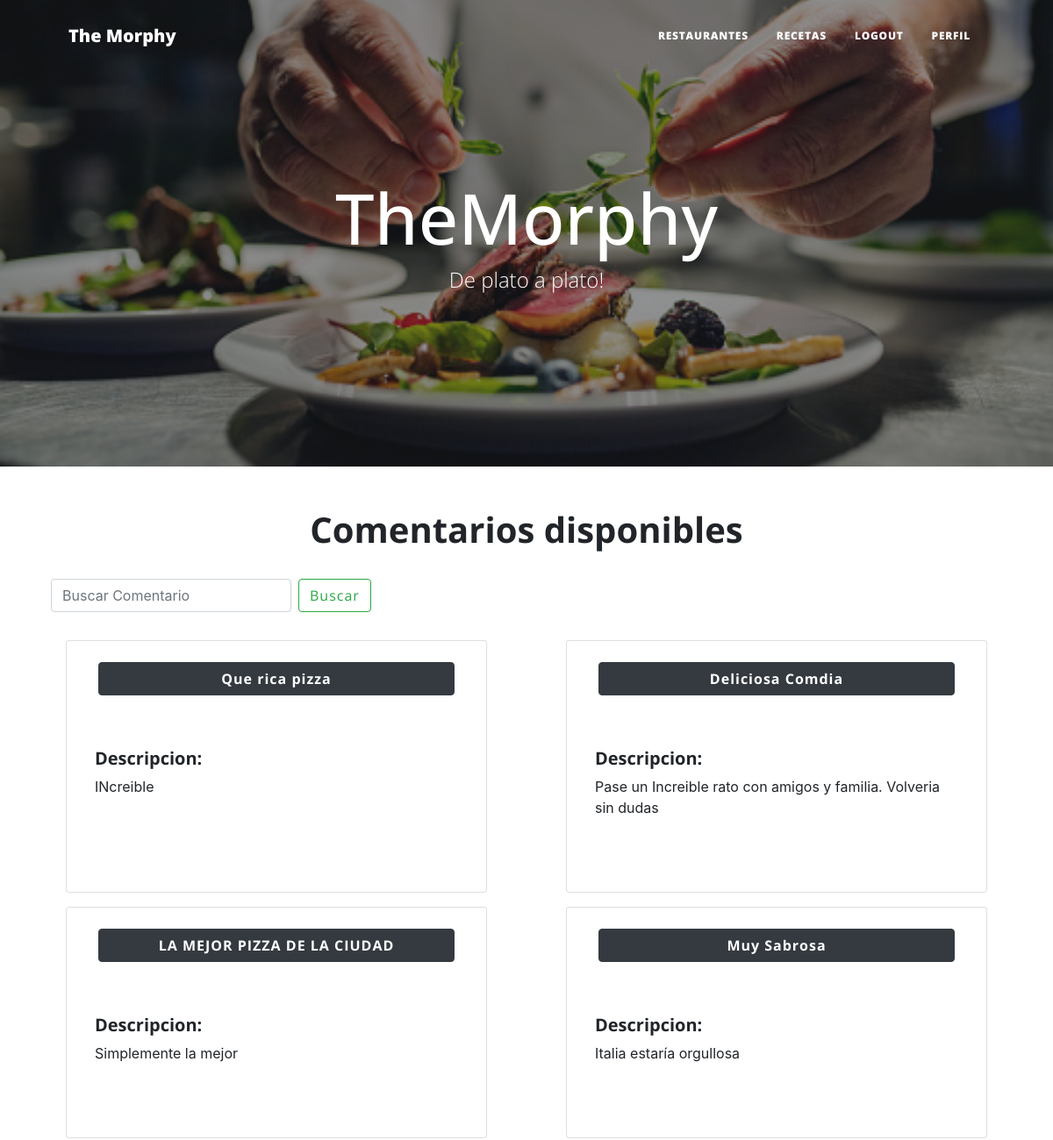
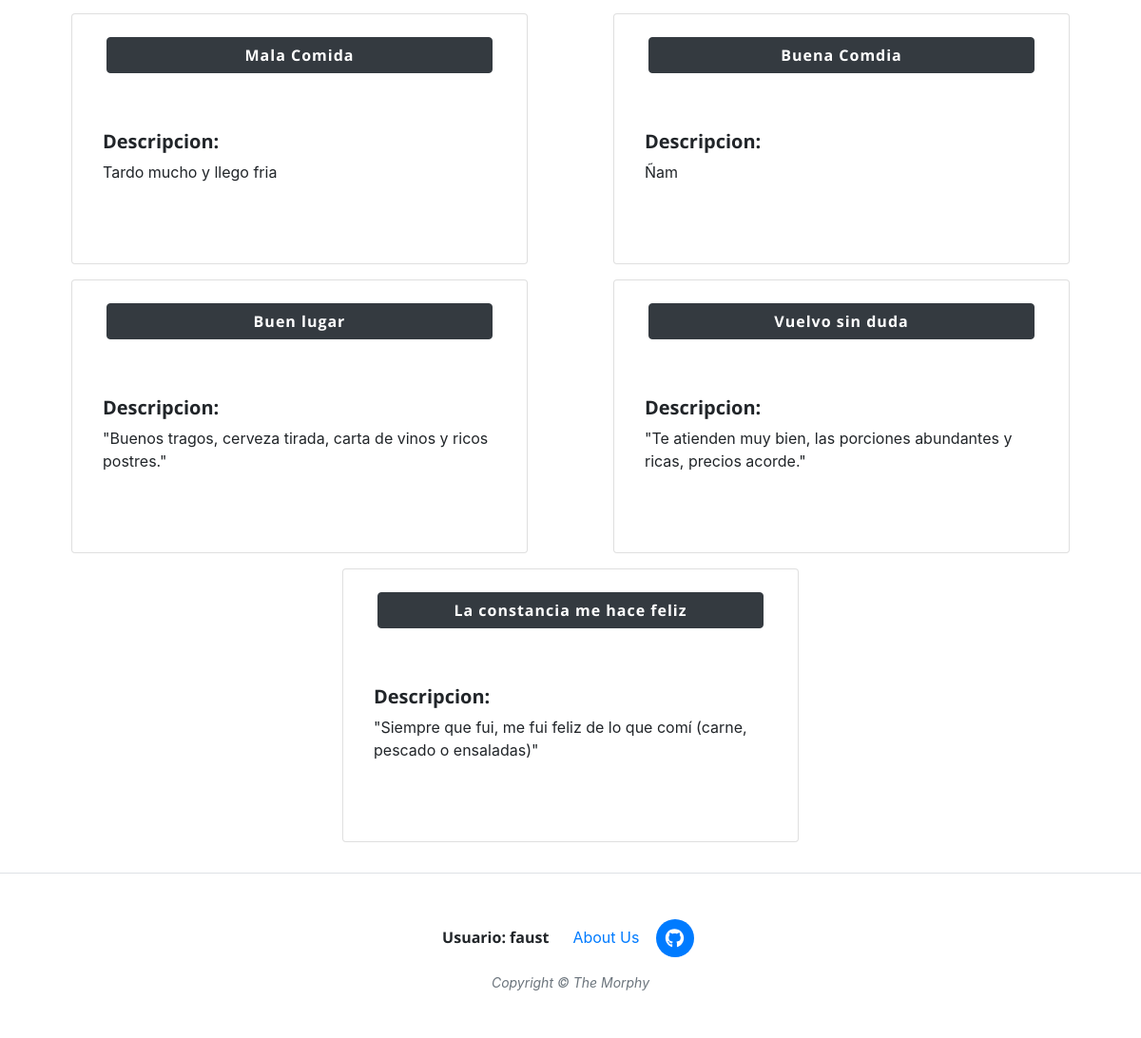
/comentario/ (signed in), run on the app's committed database (2 pictures, top to bottom).
### AppFunciones/models.py (models this page shows, shortened)
class Comentario(models.Model):
    resto = models.ForeignKey(Restaurantes, related_name="comentarios", on_delete=models.CASCADE)
    nombre_usuario = models.CharField(max_length=50, blank=True, null=True)
    titulo = models.CharField(max_length=100, blank=True, null=True)
    descripcion = models.TextField(max_length=1000, blank=True, null=True)
    fecha = models.DateField(auto_now_add=True)

### AppFunciones/views.py (the view)
# urls.py: path("comentario/", comentario.as_view(), name="comentario"),
class comentario(ListView):
    model = Comentario
    template_name = 'comentario.html'

### AppFunciones/templates/comentario.html (shortened to what this page needs)
{% extends "padre.html" %}
{% load static %}
{% block contenidoQueCambia %}
<body>
    <div class="container">
        <div class="row">
            <h1 class="text-center"><b>Comentarios disponibles</b></h1>
                <form class="form-inline m-3" action="{% url 'comentarios_buscar' %}" method="GET">
                    <input class="form-control" type="text" placeholder="Buscar Comentario" aria-label="Search" name = "search">
                    <button class="btn btn-outline-success m-2" type="submit">Buscar</button>
                </form>
            {% for comentario in object_list %}
                <div class="card m-2 mx-auto" style="width: 30rem;">
                    <a class="btn btn-dark m-4" href="/comentarios_detalle/{{comentario.id}}/" role="button"><b>{{comentario.titulo}}</b></a>
                    <div class="card-body">
                        <p class="card-text"><h5><b>Descripcion:</b></h5> {{comentario.descripcion}}</p>
                    </div>
                    <br></br>
                </div>
            {% endfor %}
        </div>
    </div>
    <br>
</body>
{% endblock %}

### AppFunciones/templates/padre.html (shortened to what this page needs)
<!DOCTYPE html>
<html lang="en">
    <head>
        {% load static %}
        <link href="{% static 'css/styles.css'%}" rel="stylesheet" />
        <link rel="stylesheet" href="https://cdn.jsdelivr.net/npm/bootstrap@4.6.1/dist/css/bootstrap.min.css">
    </head>
    <body>
        <nav class="navbar navbar-expand-lg navbar-light" id="mainNav">
            <div class="container px-4 px-lg-5">
                <a class="navbar-brand" href="{% url 'Inicio'%}">The Morphy</a>
                <div class="collapse navbar-collapse" id="navbarResponsive">
                    <ul class="navbar-nav ms-auto py-4 py-lg-0">
                        <li class="nav-item"><a class="nav-link px-lg-3 py-3 py-lg-4" href="{% url 'restaurante' %}">Restaurantes</a></li>
                        <li class="nav-item"><a class="nav-link px-lg-3 py-3 py-lg-4" href="{% url 'ListaRecetas' %}">Recetas</a></li>
                        {% if request.user.is_authenticated %}
                        <li class="nav-item"><a class="nav-link px-lg-3 py-3 py-lg-4" href="{% url 'logout' %}">Logout</a></li>
                        <li class="nav-item"><a class="nav-link px-lg-3 py-3 py-lg-4" href="/editar_perfil/{{request.user.id}}/">Perfil</a></li>
                        {% else %}
                        <li class="nav-item"><a class="nav-link px-lg-3 py-3 py-lg-4" href="{% url 'login' %}">Login</a></li>
                        <li class="nav-item"><a class="nav-link px-lg-3 py-3 py-lg-4" href="{% url 'registro' %}">Register</a></li>
                        {% endif %}
                    </ul>
                </div>
            </div>
        </nav>
        <header class="masthead" style="background-image: url(/static/assets/img/istockphoto-1081422898-170667a.jpg)">
            <div class="container position-relative px-4 px-lg-5">
                <div class="row gx-4 gx-lg-5 justify-content-center">
                    <div class="col-md-10 col-lg-8 col-xl-7">
                        <div class="site-heading">
                            <h1>TheMorphy</h1>
                            <span class="subheading">De plato a plato!</span>
                        </div>
                    </div>
                </div>
            </div>
        </header>
        {% block contenidoQueCambia %}
        {% endblock %}
        <footer class="border-top">
            <div class="container px-4 px-lg-5">
                <div class="row gx-4 gx-lg-5 justify-content-center">
                    <div class="col-md-10 col-lg-8 col-xl-7">
                        <ul class="list-inline text-center">
                            {% if request.user.is_authenticated %}
                            <li class="list-inline-item">
                                <h6><b>Usuario: {{request.user.username}}</b></h6>
                            </li>
                            {% endif %}
                            <li class="list-inline-item">
                                <a href="{% url 'AcercaDe' %}">About Us
                                </a>
                            </li>
                            <li class="list-inline-item">
                                <a href="https://github.com/faustomon/TheMorphy">
                                    <span class="fa-stack fa-lg">
                                        <i class="fas fa-circle fa-stack-2x"></i>
                                        <i class="fab fa-github fa-stack-1x fa-inverse"></i>
                                    </span>
                                </a>
                            </li>
                        </ul>
                        <div class="small text-center text-muted fst-italic">Copyright &copy; The Morphy</div>
                    </div>
                </div>
            </div>
        </footer>
    </body>
</html>

### data on the page
Comentario: titulo "Que rica pizza", descripcion "INcreible"
Comentario: titulo "Deliciosa Comdia", descripcion "Pase un Increible rato con amigos y familia. Volveria sin dudas"
Comentario: titulo "LA MEJOR PIZZA DE LA CIUDAD", descripcion "Simplemente la mejor"
Comentario: titulo "Muy Sabrosa", descripcion "Italia estaría orgullosa"
Comentario: titulo "Mala Comida", descripcion "Tardo mucho y llego fria"
Comentario: titulo "Buena Comdia", descripcion "Ñam"
Comentario: titulo "Buen lugar", descripcion "\"Buenos tragos, cerveza tirada, carta de vinos y ricos postres.\""
Comentario: titulo "Vuelvo sin duda", descripcion "\"Te atienden muy bien, las porciones abundantes y ricas, precios acorde.\""
Comentario: titulo "La constancia me hace feliz", descripcion "\"Siempre que fui, me fui feliz de lo que comí (carne, pescado o ensaladas)\""

### other printed values
{{ request.user.username }} "faust"
